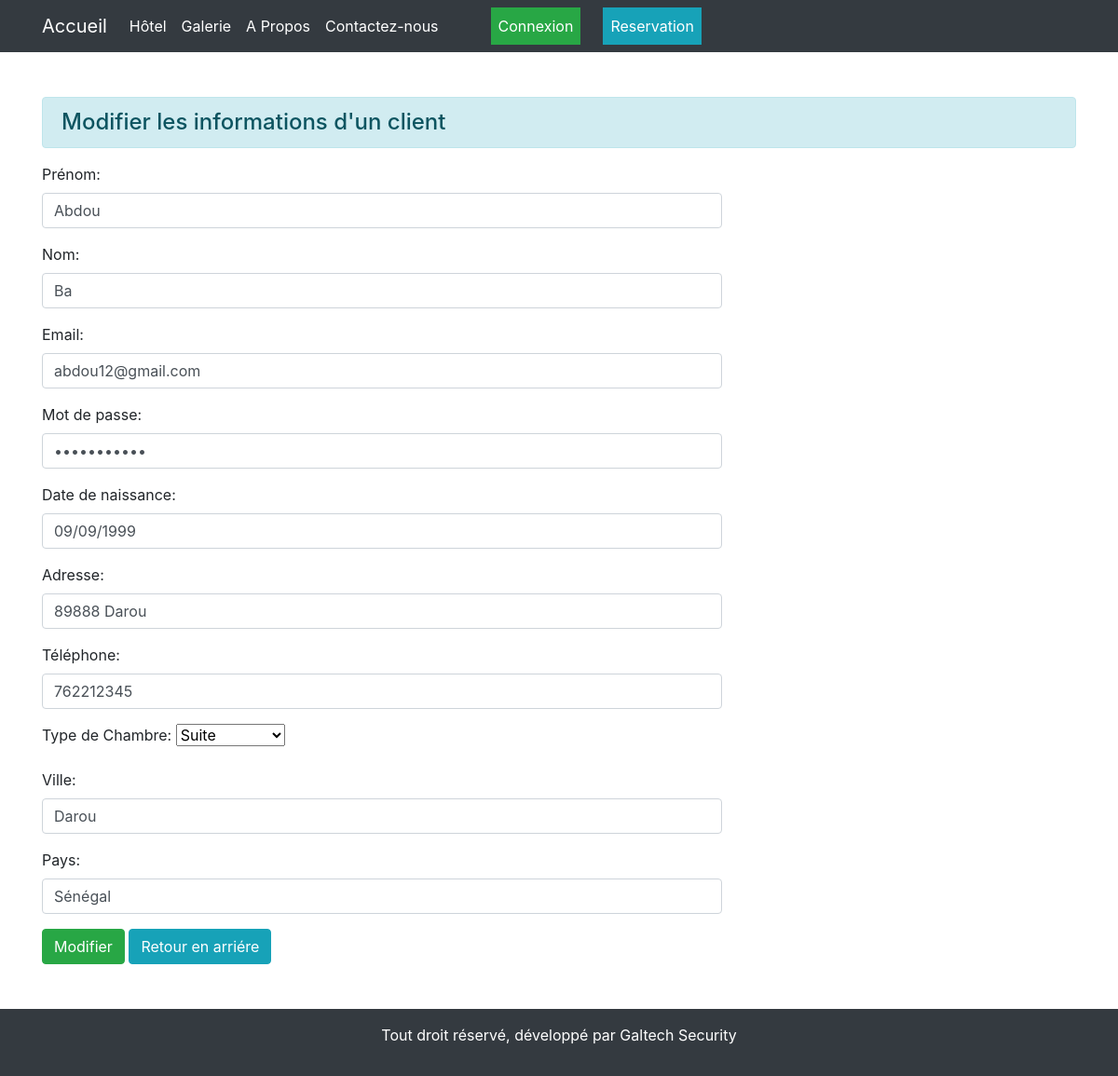
Screenshot of /15/ with the database file from the repository.
### agence/models.py (models this page shows)
class reservation(models.Model):
    prenom = models.CharField(max_length=50, verbose_name="Prénom")
    nom = models.CharField(max_length=50, verbose_name="Nom")
    mot_de_passe = models.CharField(max_length=50, verbose_name="Mot de passe")
    date_naissance = models.DateField(verbose_name = "Date de naissance")
    adresse = models.CharField(max_length=150, verbose_name="Adresse")
    email = models.EmailField(max_length=150, verbose_name="Email", null=True, blank=True)
    telephone = models.CharField(max_length=20, verbose_name="Téléphone", null=True, blank=True)
    type_chambre = models.CharField(max_length=10)
    ville = models.CharField(max_length=100,verbose_name="ville", null=True, blank=True)
    pays = models.CharField(max_length=100,verbose_name="pays", null=True, blank=True)

### agence/views.py (the view)
# urls.py: path('<int:id>/',modifier_donner, name="modifierdonner"),
def modifier_donner(request, id):
    if request.method == 'POST':
            client = reservation.objects.get(pk=id)
            fm = reservationRegistration(request.POST, instance=client)
            if fm.is_valid():
                fm.save()
    else:
        client = reservation.objects.get(pk=id)
        fm = reservationRegistration(instance=client)
    return render(request, 'agence/modifier.html',{'form':fm})

### agence/templates/agence/modifier.html (shortened to what this page needs)
{% extends "agence/base.html" %}
{% block content %}
<div class="container mt-5 mb-5">
    <div> <h4 class="alert alert-info">Modifier les informations d'un client</h4></div>
<div class="row">
    <div class="col-sm-8" offset-2>
         <form action="" method="post">
           {{form.as_p}}
           <input type="submit" class="btn btn-success" value="Modifier">
           <a href="{% url 'reserver' %}" class="btn btn-info">Retour en arriére</a>
         </form>
    </div>
</div>
</div>
{% endblock content %}

### rows the page displays
reservation: prenom "Abdou", nom "Ba", email "abdou12@gmail.com", date_naissance "09/09/1999", adresse "89888 Darou", telephone "762212345", type_chambre "Suite", ville "Darou", pays "Sénégal"
